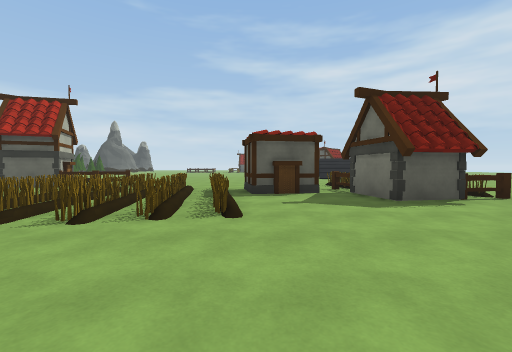
View 1 (above)

19 first-person views from a walk through a scene from a Unity 3-D project. The camera is 1.2 m above the floor, tilts 2° down and sees 90° across. The floor is counted in squares, 2 m on a side. Each view is taken from the middle of a square. On the plan, view 1 faces up. The plan holds only what a view shows up to about 9 squares ahead; the rest is blank. The place goes on beyond the plan. The player character is not drawn. Some animated figures are left out. Some surface patterns are stand-ins.

View 2
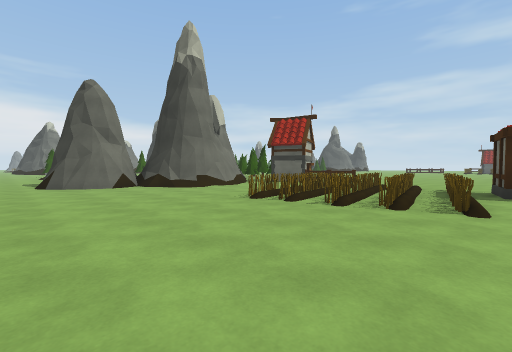

View 3
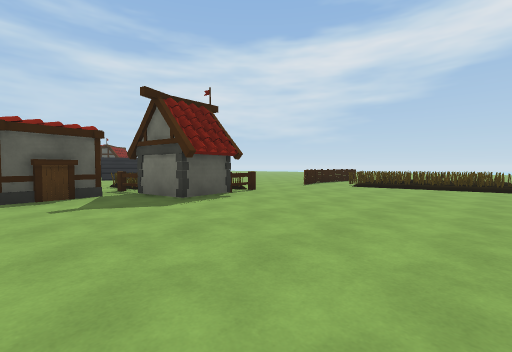

View 4
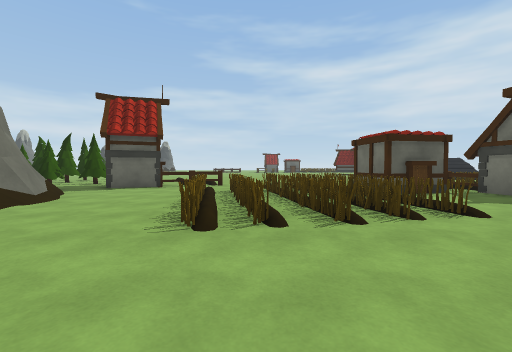

View 5
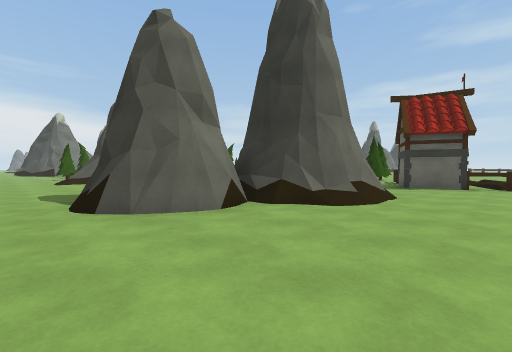

View 6
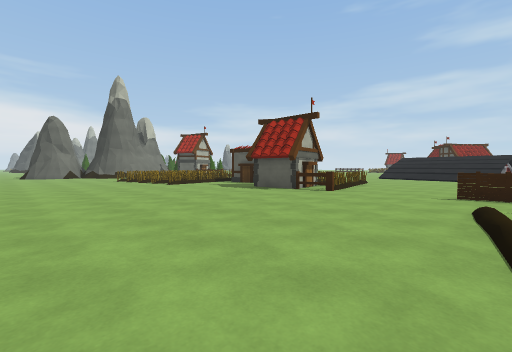

View 7
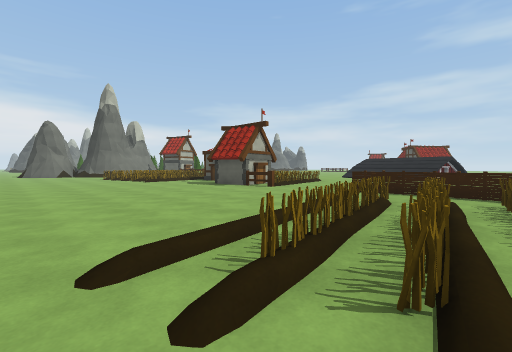

View 8
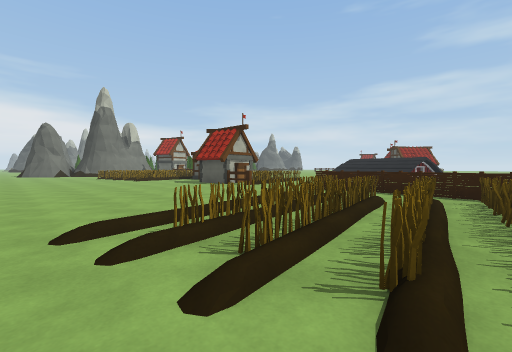

View 9
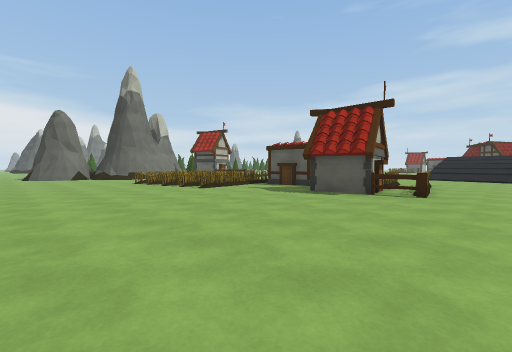

View 10
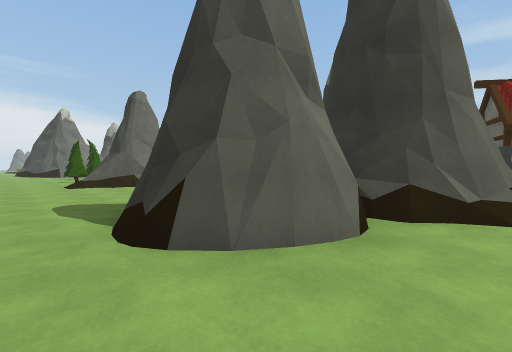

View 11
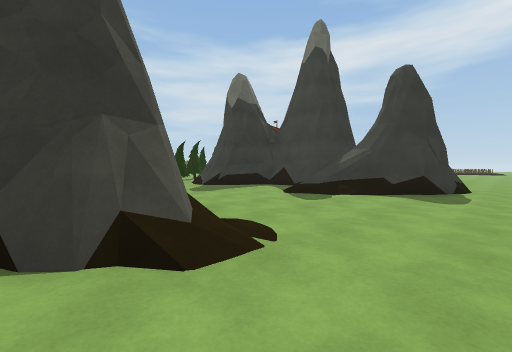

View 12
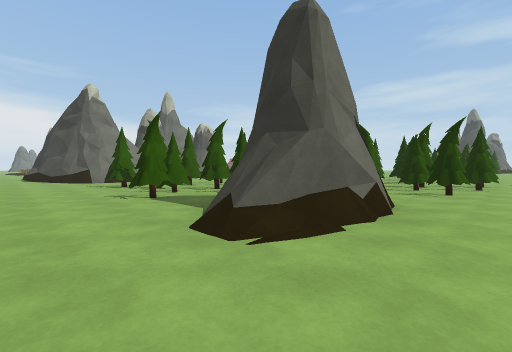

View 13
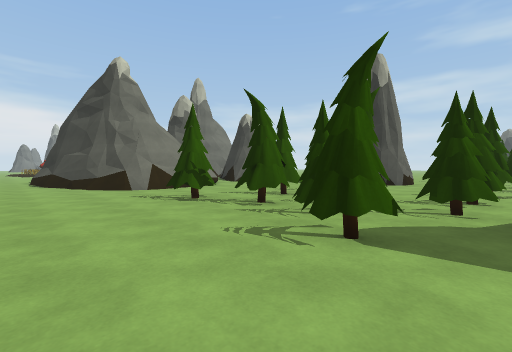

View 14
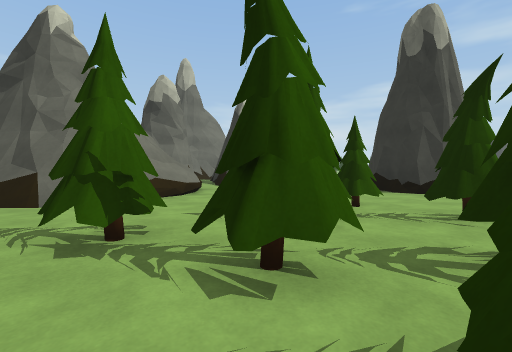

View 15
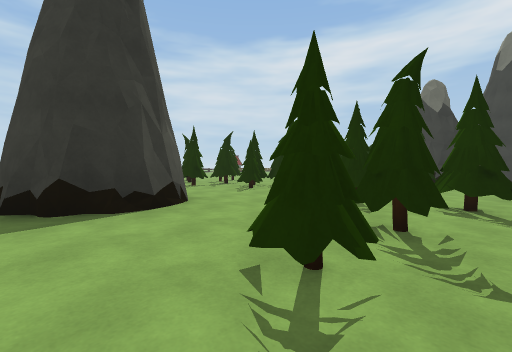

View 16
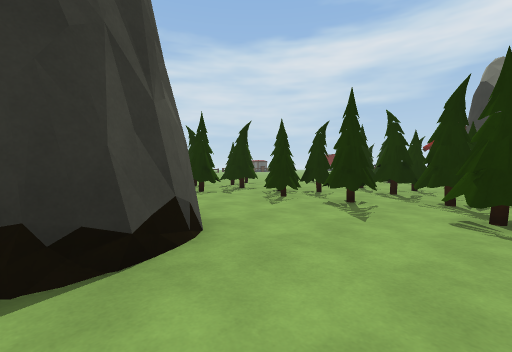

View 17
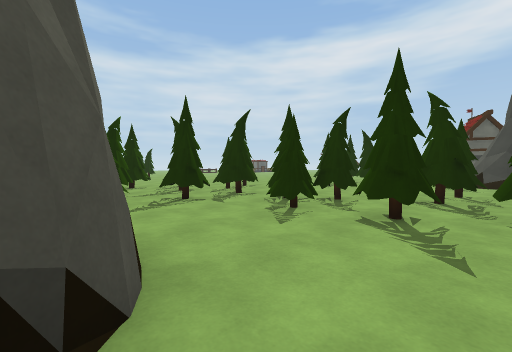

View 18
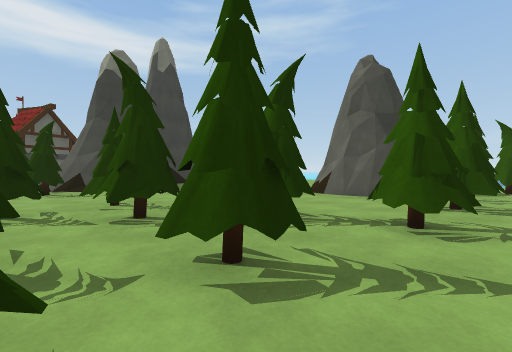

View 19
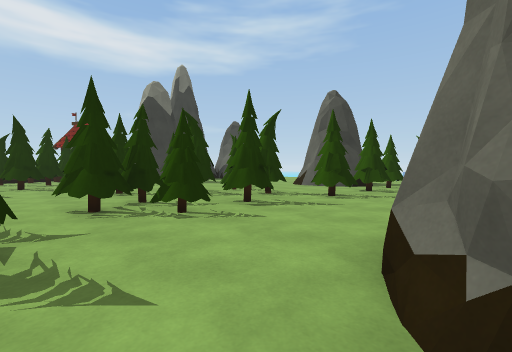

### Floor plan
Key: @ floor where view 1 was taken; # wall or solid block; x gap in a wall; . floor; / step, stairs or slope; = window, fence, low wall or low ledge; T thing the floor can be seen under or through.
Columns run from 25 left of view 1 to 11 right of it. Each row starts with its distance up from view 1.
 16        ..
 15        #.
 14       .#
 13       #TTT.
 12      ## T..
 11     ..#TT... ##=#             ..
 10     #...T....####      ..    ....
  9   ###..TTTT..#######   ..    =....
  8   .##..TTTT..###=###== ... .==....
  7   ......TT.../#  =#... ==##===...
  6   .....T.##../## #...====#####...
  5   .#.TT......./####..====..###=..====
  4 =..x..TT.......# ##..====..## ...====
  3 #..x.TTT##.../ ###/..====........====
  2 #..TTT..##...//=#/...............#===
  1 ......#.##....###/................===
  0 ...............##........@........===
 -1 .....................................

Positions as (right, up) in squares from view 1, and headings:
1: (0, 0), facing up
2: (0, -1), facing up-left
3: (0, 0), facing up-right
4: (-3, 0), facing up
5: (-5, -1), facing up-left
6: (8, -1), facing up-left
7: (10, -1), facing up-left
8: (11, -1), facing up-left
9: (6, -1), facing up-left
10: (-7, -1), facing up-left
11: (-17, -1), facing up-right
12: (-14, -1), facing up-left
13: (-18, -1), facing up-left
14: (-20, 1), facing up-left
15: (-23, 4), facing up-right
16: (-22, 6), facing up-right
17: (-21, 7), facing up-right
18: (-19, 9), facing down-right
19: (-21, 11), facing down-right
